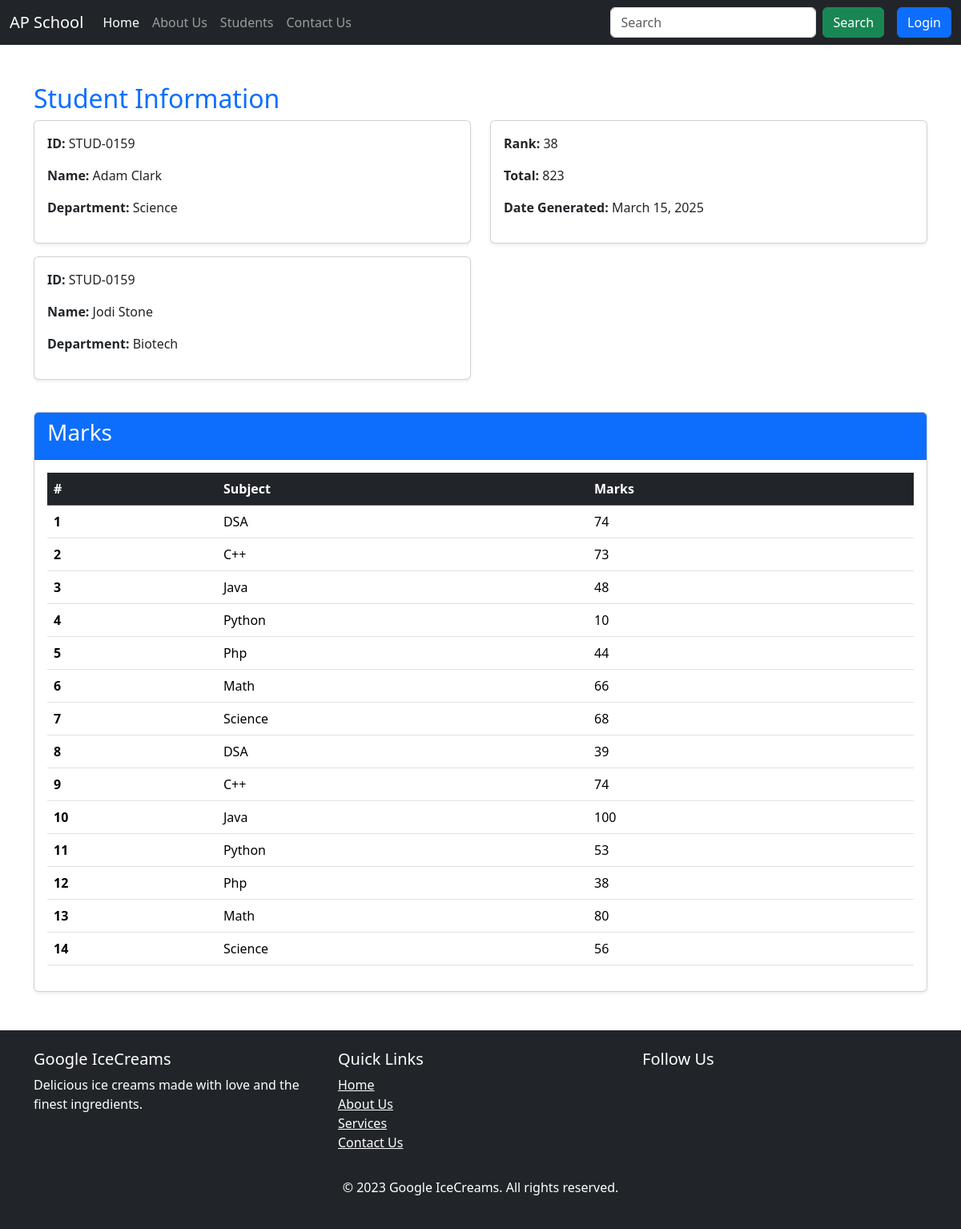
The page /marks/STUD-0159 on the database its author committed.
### home/models.py (models this page shows, shortened)
class Student(models.Model):
    department = models.ForeignKey(Department,related_name="depart", on_delete=models.CASCADE)
    student_id = models.OneToOneField(StudentID, related_name="studentID", on_delete=models.CASCADE)
    student_name = models.CharField(max_length=100)
    student_email = models.EmailField(unique=True)
    student_age = models.IntegerField(default=18)
    student_address = models.TextField()
    class Meta():
        ordering = ['student_name']
        verbose_name = "student"

class StudentID(models.Model):
    studentId = models.CharField(max_length=100)
    def __str__(self) -> str:
        return self.studentId
    class Meta():
        ordering = ['studentId']

class Department(models.Model):
    department = models.CharField(max_length=100)
    def __str__(self) -> str:
        return self.department
    class Meta():
        ordering = ['department']
        verbose_name = "Department"
        verbose_name_plural = "Departments"  # Custom plural name

class Subject_marks(models.Model):
    student = models.ForeignKey(Student, related_name="studentmarks", on_delete=models.CASCADE)
    subject = models.ForeignKey(Subject, on_delete=models.CASCADE)
    marks = models.IntegerField()
    class Meta:
        unique_together = ['student','subject']

class ReportCard(models.Model):
    student = models.ForeignKey(Student, related_name="studentreportcard", on_delete=models.CASCADE)
    student_rank = models.IntegerField()
    report_card_generated_date = models.DateField(auto_now=True)
    class Meta:
        unique_together = ['student_rank','report_card_generated_date']

class Subject(models.Model):
    subjectName = models.CharField(max_length=122)
    def __str__(self) -> str :
        return self.subjectName

### home/views.py (the view)
# urls.py: path('marks/<student_id>',views.get_marks,name="marks")
def get_marks(request, student_id):
    queryset = Subject_marks.objects.filter(student__student_id__studentId=student_id)
    student_queryset = Student.objects.filter(student_id__studentId = student_id)
    total_marks = queryset.aggregate(total_marks = Sum("marks"))
    return render(request,"report/marks.html",{'queryset' : queryset,
                                               'student_queryset' : student_queryset,
                                                'total_marks' : total_marks})

### templates/report/marks.html (shortened to what this page needs)
{% extends "base.html" %}
{% block body %}
<div class="container mt-5">
    <div class="student-info mb-4">
        <h2 class="text-primary">Student Information</h2>
        <div class="row">
            <div class="col-md-6">
                {% for student in student_queryset %}
                <div class="card shadow-sm mb-3">
                    <div class="card-body">
                        <p><strong>ID:</strong> {{ student.student_id }}</p>
                        <p><strong>Name:</strong> {{ student.student_name }}</p>
                        <p><strong>Department:</strong> {{ student.department }}</p>
                    </div>
                </div>
                {% endfor %}
            </div>
            <div class="col-md-6">
                <div class="card shadow-sm mb-3">
                    <div class="card-body">
                        <p><strong>Rank:</strong> {{ queryset.first.student.studentreportcard.first.student_rank }}</p>
                        <p><strong>Total:</strong> {{ total_marks.total_marks }}</p>
                        <p><strong>Date Generated:</strong> {{ queryset.first.student.studentreportcard.first.report_card_generated_date }}</p>
                    </div>
                </div>
            </div>
        </div>
    </div>
    <div class="card shadow-sm">
        <div class="card-header bg-primary text-white">
            <h3>Marks</h3>
        </div>
        <div class="card-body">
            <table class="table table-hover">
                <thead class="table-dark">
                    <tr>
                        <th scope="col">#</th>
                        <th scope="col">Subject</th>
                        <th scope="col">Marks</th>
                    </tr>
                </thead>
                <tbody>
                    {% if queryset %}
                    {% for marks in queryset %}
                    <tr>
                        <th scope="row">{{ forloop.counter }}</th>
                        <td>{{ marks.subject }}</td>
                        <td>{{ marks.marks }}</td>
                    </tr>
                    {% endfor %}
                    {% else %}
                    <tr>
                        <td colspan="3" class="text-center">No marks found</td>
                    </tr>
                    {% endif %}
                </tbody>
            </table>
        </div>
    </div>
</div>
{% endblock body %}

### rows shown on the page
Student: student_id "STUD-0159", student_name "Adam Clark", department "Science"
Student: student_id "STUD-0159", student_name "Jodi Stone", department "Biotech"
Subject_marks: first.student.studentreportcard.first.student_rank "38", first.student.studentreportcard.first.report_card_generated_date "March 15, 2025", subject "DSA", marks "74"
Subject_marks: subject "C++", marks "73"
Subject_marks: subject "Java", marks "48"
Subject_marks: subject "Python", marks "10"
Subject_marks: subject "Php", marks "44"
Subject_marks: subject "Math", marks "66"
Subject_marks: subject "Science", marks "68"
Subject_marks: subject "DSA", marks "39"
Subject_marks: subject "C++", marks "74"
Subject_marks: subject "Java", marks "100"
Subject_marks: subject "Python", marks "53"
Subject_marks: subject "Php", marks "38"
Subject_marks: subject "Math", marks "80"
Subject_marks: subject "Science", marks "56"

### other values the page prints
{{ total_marks.total_marks }} "823"
